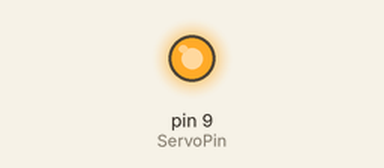
This sketch was run on a simulated Arduino Uno, built with avr-gcc and run on an emulated ATmega328P. On the bench: output pins drawn as LEDs (lit = HIGH).

Above: at 0.2 s.
Timing chart, 0 to 1.7 s (numbered marks = the images above):
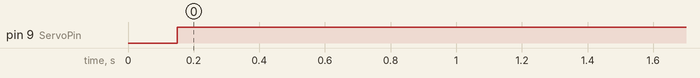

The sketch:

NewPing.ino
```cpp
#include <NewPing.h>
#define TRIGGER_PIN 12
#define ECHO_PIN 11
#define MAX_DISTANCE 200

NewPing myHCSR04(TRIGGER_PIN, ECHO_PIN, MAX_DISTANCE);

int ButtonState = 0;
int ServoPin = 9;
void setup() {
 Serial.begin(9600);
 pinMode(12,INPUT);
 pinMode(11,OUTPUT);
 pinMode(ServoPin,OUTPUT);
 pinMode(5,INPUT);
}

void loop() {
     if(ButtonState == 1){
     Serial.println(myHCSR04.ping_cm());
     }
     delay(150);
     digitalWrite(9,180);
}
```

Measured:
- by itself, pin 9 (ServoPin): LOW → HIGH at 0.15 s
